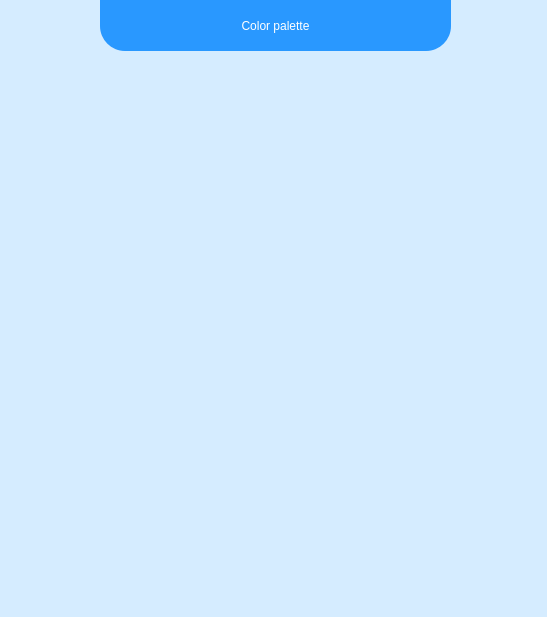
<?xml version="1.0" encoding="UTF-8"?>
<ui version="4.0">
 <class>MainWindow</class>
 <widget class="QMainWindow" name="MainWindow">
  <property name="geometry">
   <rect>
    <x>0</x>
    <y>0</y>
    <width>547</width>
    <height>617</height>
   </rect>
  </property>
  <property name="windowTitle">
   <string>Color palette</string>
  </property>
  <property name="windowIcon">
   <iconset>
    <normaloff>img/pallet.png</normaloff>img/pallet.png</iconset>
  </property>
  <property name="styleSheet">
   <string notr="true">background-color: rgb(213, 236, 255);</string>
  </property>
  <widget class="QWidget" name="centralwidget">
   <widget class="QLabel" name="label">
    <property name="geometry">
     <rect>
      <x>100</x>
      <y>0</y>
      <width>351</width>
      <height>51</height>
     </rect>
    </property>
    <property name="styleSheet">
     <string notr="true">color: rgb(255, 255, 255);
background-color: rgb(41, 152, 255);
font: 700 italic 20pt &quot;Segoe UI&quot;;
border-bottom-left-radius: 25%;
border-bottom-right-radius: 25%;</string>
    </property>
    <property name="text">
     <string>Color palette</string>
    </property>
    <property name="alignment">
     <set>Qt::AlignCenter</set>
    </property>
   </widget>
   <widget class="QLabel" name="label_filter1">
    <property name="geometry">
     <rect>
      <x>10</x>
      <y>60</y>
      <width>166</width>
      <height>166</height>
     </rect>
    </property>
    <property name="text">
     <string/>
    </property>
   </widget>
   <widget class="QLabel" name="label_filter2">
    <property name="geometry">
     <rect>
      <x>190</x>
      <y>60</y>
      <width>166</width>
      <height>166</height>
     </rect>
    </property>
    <property name="text">
     <string/>
    </property>
   </widget>
   <widget class="QLabel" name="label_filter3">
    <property name="geometry">
     <rect>
      <x>370</x>
      <y>60</y>
      <width>166</width>
      <height>166</height>
     </rect>
    </property>
    <property name="text">
     <string/>
    </property>
   </widget>
   <widget class="QLabel" name="label_filter4">
    <property name="geometry">
     <rect>
      <x>10</x>
      <y>240</y>
      <width>166</width>
      <height>166</height>
     </rect>
    </property>
    <property name="text">
     <string/>
    </property>
   </widget>
   <widget class="QLabel" name="label_filter5">
    <property name="geometry">
     <rect>
      <x>190</x>
      <y>240</y>
      <width>166</width>
      <height>166</height>
     </rect>
    </property>
    <property name="text">
     <string/>
    </property>
   </widget>
   <widget class="QLabel" name="label_filter6">
    <property name="geometry">
     <rect>
      <x>370</x>
      <y>240</y>
      <width>166</width>
      <height>166</height>
     </rect>
    </property>
    <property name="text">
     <string/>
    </property>
   </widget>
   <widget class="QLabel" name="label_filter7">
    <property name="geometry">
     <rect>
      <x>10</x>
      <y>420</y>
      <width>166</width>
      <height>166</height>
     </rect>
    </property>
    <property name="text">
     <string/>
    </property>
   </widget>
   <widget class="QLabel" name="label_filter8">
    <property name="geometry">
     <rect>
      <x>190</x>
      <y>420</y>
      <width>166</width>
      <height>166</height>
     </rect>
    </property>
    <property name="text">
     <string/>
    </property>
   </widget>
   <widget class="QLabel" name="label_filter9">
    <property name="geometry">
     <rect>
      <x>370</x>
      <y>420</y>
      <width>166</width>
      <height>166</height>
     </rect>
    </property>
    <property name="text">
     <string/>
    </property>
   </widget>
  </widget>
  <widget class="QMenuBar" name="menubar">
   <property name="geometry">
    <rect>
     <x>0</x>
     <y>0</y>
     <width>547</width>
     <height>22</height>
    </rect>
   </property>
   <property name="styleSheet">
    <string notr="true">background-color: rgb(198, 221, 255);</string>
   </property>
  </widget>
  <widget class="QStatusBar" name="statusbar"/>
 </widget>
 <resources/>
 <connections/>
</ui>
